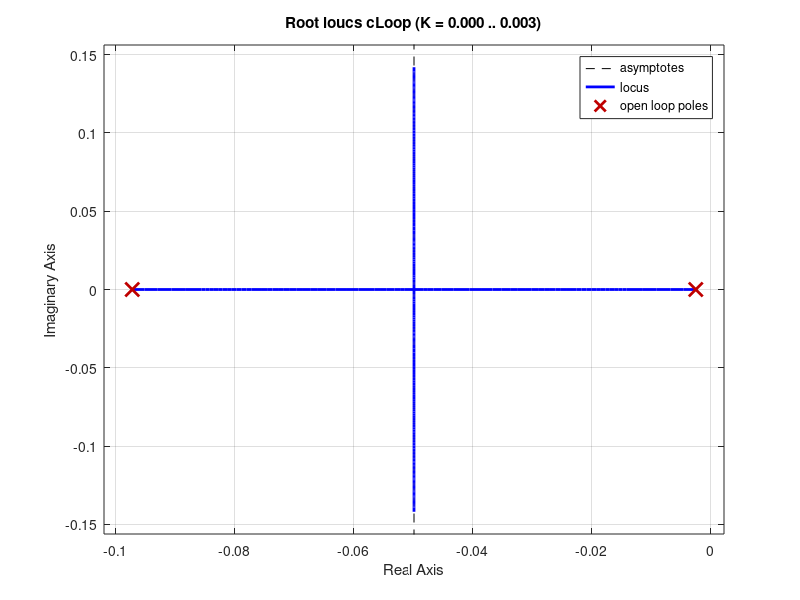

Recreate this plot in MATLAB.
%parameters
R1 = 7.1956E3; 
R2 = 2.9943E4;
A1 = 9.3363E-3; 
A2 = 2.0319E-3; 
qi = 6.96E-6;

s = tf('s');
cLoop = R2/( (s^2)*(A1*A2*R1*R2) + s*(A1*R1 + A1*R2 + A2*R2) + 1);
rlocus(cLoop);
